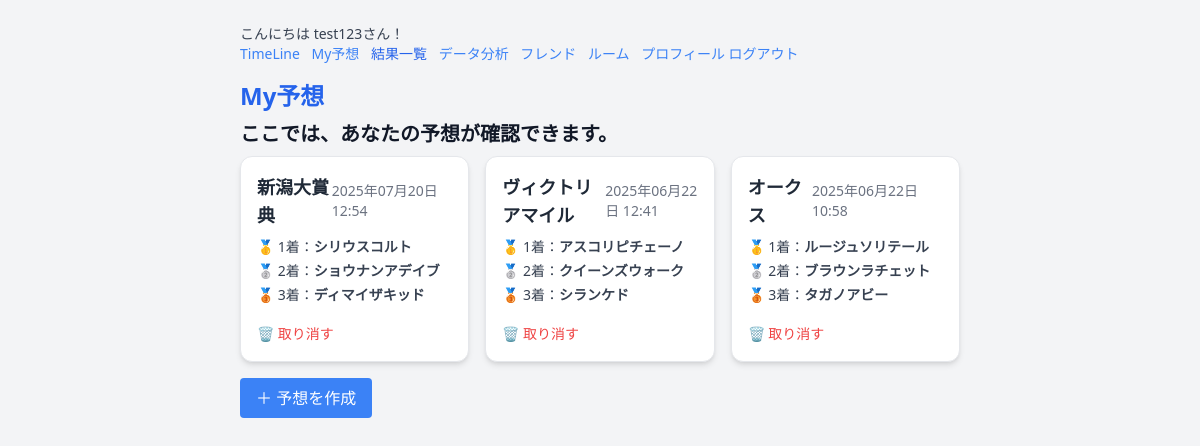
Screenshot of /predictions/ (signed in) with the database file from the repository.
### prediction/models.py (models this page shows, shortened)
class Prediction(models.Model):
    user = models.ForeignKey(User, on_delete=models.CASCADE)
    race = models.ForeignKey(Race, on_delete=models.CASCADE)
    first_position = models.ForeignKey(Horse, on_delete=models.CASCADE, related_name='first_predictions')
    second_position = models.ForeignKey(Horse, on_delete=models.CASCADE, related_name='second_predictions')
    third_position = models.ForeignKey(Horse, on_delete=models.CASCADE, related_name='third_predictions')
    created_at = models.DateTimeField(auto_now_add=True)

class Race(models.Model):
    name = models.CharField(max_length=100)

class Horse(models.Model):
    name = models.CharField(max_length=100)
    race = models.ForeignKey('Race', related_name='horses', on_delete=models.CASCADE)

### prediction/views.py (the view)
# urls.py: path('predictions/', views.prediction_list, name='prediction_list'),
@login_required
def prediction_list(request):
    predictions = Prediction.objects.filter(user=request.user).order_by('-created_at')
    return render(request, 'list.html', {'predictions': predictions})

### theme/templates/list.html (shortened to what this page needs)
{% extends 'base.html' %}
{% block content %}
<h1 class="text-2xl font-bold text-blue-600 mb-2">My予想</h1>
<h2 class="text-xl font-bold text-black mb-2">
  ここでは、あなたの予想が確認できます。
</h2>
{% if predictions %}
<div class="grid grid-cols-1 md:grid-cols-2 lg:grid-cols-3 gap-4">
  {% for p in predictions %}
  <div class="bg-white border rounded-xl shadow-md p-4">
    <div class="flex justify-between items-center mb-2">
      <h2 class="text-lg font-semibold text-gray-800">{{ p.race.name }}</h2>
      <span class="text-sm text-gray-500">
        {{ p.created_at|date:"Y年m月d日 H:i" }}
      </span>
    </div>
    <ul class="text-sm text-gray-700 space-y-1 mb-4">
      <li>🥇 1着：<strong>{{ p.first_position.name }}</strong></li>
      <li>🥈 2着：<strong>{{ p.second_position.name }}</strong></li>
      <li>🥉 3着：<strong>{{ p.third_position.name }}</strong></li>
    </ul>
    {% if p.user == request.user %}
    <form
      action="{% url 'delete_prediction' p.pk %}"
      method="POST"
      onsubmit="return confirm('本当に削除しますか？');"
    >
      <button type="submit" class="text-sm text-red-500 hover:underline">
        🗑️ 取り消す
      </button>
    </form>
    {% endif %}
  </div>
  {% endfor %}
</div>
{% else %}
<p>まだ予想がありません。</p>
{% endif %}
<a
  href="{% url 'submit_prediction' %}"
  class="inline-block bg-blue-500 text-white px-4 py-2 rounded hover:bg-blue-600 mb-4 mt-4"
>
  ＋ 予想を作成
</a>
{% endblock %}

### theme/templates/base.html (shortened to what this page needs)
{% load static %}
<!DOCTYPE html>
<html>
  <head>
    <link href="{% static 'css/output.css' %}" rel="stylesheet" />
  </head>
  <body class="bg-gray-100 text-gray-900">
    <div class="max-w-3xl mx-auto p-6">
      {% if user.is_authenticated %}
      <div class="mb-4 text-sm text-gray-700">
        <p>こんにちは {{ user.username }}さん！</p>
        <a
          href="{% url 'timeline' %}"
          class="text-blue-500 mr-2 hover:bg-blue-600 rounded"
        >
          TimeLine
        </a>
        <a
          href="{% url 'prediction_list' %}"
          class="text-blue-500 hover:underline mr-2"
          >My予想</a
        >
        <a
          href="{% url 'result_list' %}"
          class="ml-4 text-blue-600 hover:underline mr-2"
          >結果一覧</a
        >
        <a
          href="{% url 'analysis' %}"
          class="text-blue-500 hover:underline mr-2"
          >データ分析</a
        >
        <a
          href="{% url 'user_list' %}"
          class="text-blue-500 hover:underline mr-2"
          >フレンド</a
        >
        <a
          href="{% url 'group_list' %}"
          class="text-blue-500 hover:underline mr-2"
          >ルーム</a
        >
        <a href="{% url 'profile' %}" class="text-blue-500 hover:underline"
          >プロフィール</a
        >
        <form action="{% url 'logout' %}" method="post" class="inline">
          <button type="submit" class="text-blue-500 hover:bg-red-500 mr-2">
            ログアウト
          </button>
        </form>
      </div>
      {% else %}
      <a href="{% url 'login' %}" class="text-sm text-blue-500">ログイン</a>
      {% endif %} {% block content %}{% endblock %}
    </div>
  </body>
</html>

### rows the page displays
Prediction: race.name "新潟大賞典", created_at "2025年07月20日 12:54", first_position.name "シリウスコルト", second_position.name "ショウナンアデイブ", third_position.name "ディマイザキッド", shows "🗑️ 取り消す"
Prediction: race.name "ヴィクトリアマイル", created_at "2025年06月22日 12:41", first_position.name "アスコリピチェーノ", second_position.name "クイーンズウォーク", third_position.name "シランケド", shows "🗑️ 取り消す"
Prediction: race.name "オークス", created_at "2025年06月22日 10:58", first_position.name "ルージュソリテール", second_position.name "ブラウンラチェット", third_position.name "タガノアビー", shows "🗑️ 取り消す"

### other values shown
{{ user.username }} "test123"
